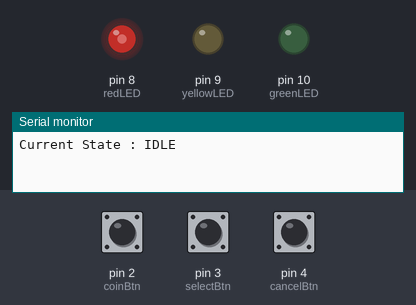
Bench run of a sketch on a simulated Arduino Uno, built with avr-gcc and run on an emulated ATmega328P. Shown: output pins drawn as LEDs (lit = HIGH), the last lines printed to the serial monitor. Inputs (shaded band) come from the test bench; at power-on: pin 2 (coinBtn) HIGH, pin 3 (selectBtn) HIGH, pin 4 (cancelBtn) HIGH.

Above: at 1.2 s.
1.3 s: pin 2 (coinBtn) pulled LOW for 0.15 s
At 2.8 s:
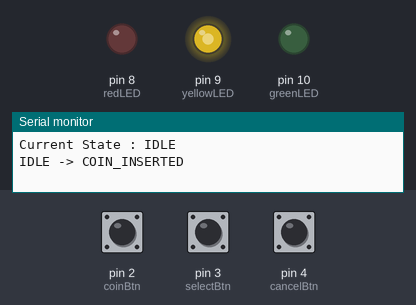
3.1 s: pin 3 (selectBtn) pulled LOW for 0.15 s
At 4.9 s:
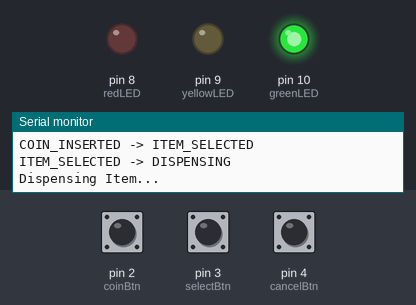
6.2 s: pin 2 (coinBtn) pulled LOW for 3.2 s
At 7.55 s:
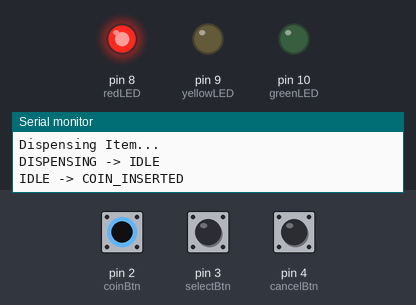
10.9 s: pin 4 (cancelBtn) pulled LOW for 0.15 s
At 11.07 s:
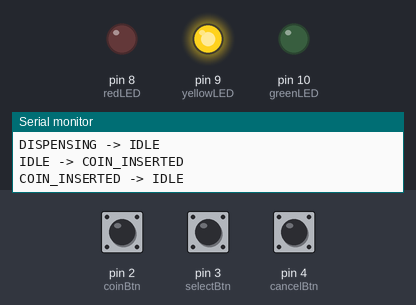
Timing chart, 0 to 13.5 s (numbered marks = the images above; inputs shaded):
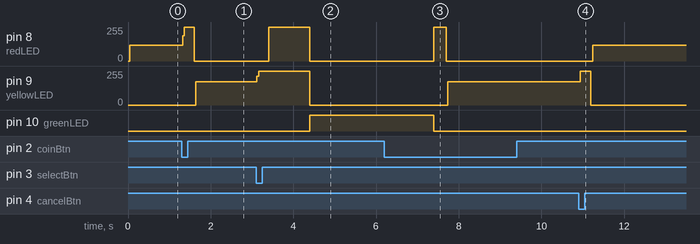

The sketch:

State_Machine_Implementation.ino
```cpp
enum State {
  IDLE,
  COIN_INSERTED,
  ITEM_SELECTED,
  DISPENSING
};

State currentState = IDLE;

const int coinBtn = 2;
const int selectBtn = 3;
const int cancelBtn = 4;

const int redLED = 8;
const int yellowLED = 9;
const int greenLED = 10;

void setup() {

  pinMode(coinBtn, INPUT_PULLUP);
  pinMode(selectBtn, INPUT_PULLUP);
  pinMode(cancelBtn, INPUT_PULLUP);

  pinMode(redLED, OUTPUT);
  pinMode(yellowLED, OUTPUT);
  pinMode(greenLED, OUTPUT);

  Serial.begin(9600);

  Serial.println("Current State : IDLE");
}

void loop() {

  updateLEDs();

  switch (currentState) {

    case IDLE:

      if (digitalRead(coinBtn) == LOW) {
        currentState = COIN_INSERTED;
        Serial.println("IDLE -> COIN_INSERTED");
        delay(300);
      }

      break;

    case COIN_INSERTED:

      if (digitalRead(cancelBtn) == LOW) {
        currentState = IDLE;
        Serial.println("COIN_INSERTED -> IDLE");
        delay(300);
      }

      else if (digitalRead(selectBtn) == LOW) {
        currentState = ITEM_SELECTED;
        Serial.println("COIN_INSERTED -> ITEM_SELECTED");
        delay(300);
      }

      break;

    case ITEM_SELECTED:

      Serial.println("ITEM_SELECTED -> DISPENSING");

      currentState = DISPENSING;

      delay(1000);

      break;

    case DISPENSING:

      Serial.println("Dispensing Item...");
      delay(3000);

      Serial.println("DISPENSING -> IDLE");

      currentState = IDLE;

      break;
  }
}

void updateLEDs() {

  digitalWrite(redLED, LOW);
  digitalWrite(yellowLED, LOW);
  digitalWrite(greenLED, LOW);

  switch (currentState) {

    case IDLE:
      digitalWrite(redLED, HIGH);
      break;

    case COIN_INSERTED:
      digitalWrite(yellowLED, HIGH);
      break;

    case ITEM_SELECTED:
      digitalWrite(redLED, HIGH);
      digitalWrite(yellowLED, HIGH);
      break;

    case DISPENSING:
      digitalWrite(greenLED, HIGH);
      break;
  }
}
```

Measured:
- after the input at 1.3 s, pin 8 (redLED): 119/255 → 255/255 at once, → 0/255 0.28 s later; pin 9 (yellowLED): 0/255 → 173/255 after 0.34 s
- after the input at 3.1 s, pin 8 (redLED): 0/255 → 255/255 after 0.30 s, → 0/255 1.0 s later; pin 9 (yellowLED): 173/255 → 255/255 at once, → 0/255 1.3 s later; pin 10 (greenLED): LOW → HIGH after 1.3 s
- after the input at 6.2 s, pin 8 (redLED): 0/255 → 255/255 after 1.2 s, → 0/255 0.30 s later; pin 9 (yellowLED): 0/255 → 173/255 after 1.5 s
- after the input at 10.9 s, pin 8 (redLED): 0/255 → 119/255 after 0.34 s; pin 9 (yellowLED): 173/255 → 255/255 at once, → 0/255 0.26 s later
